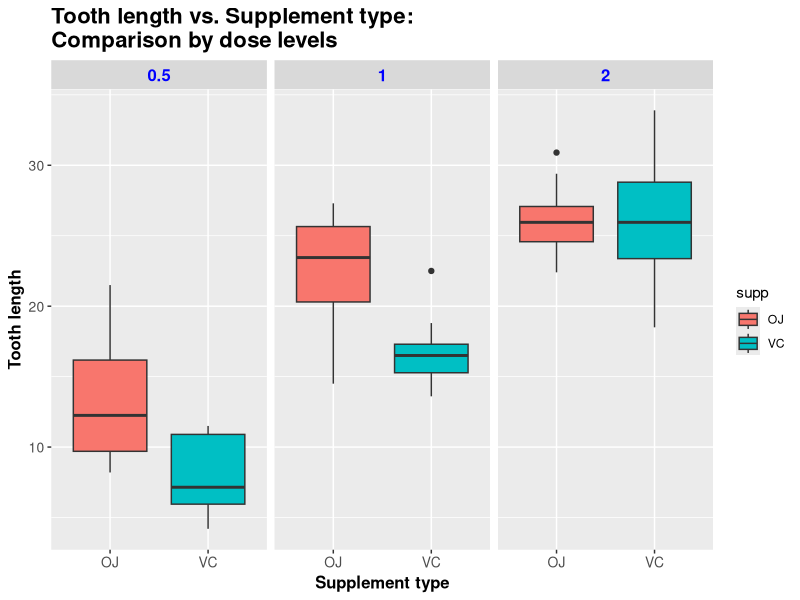
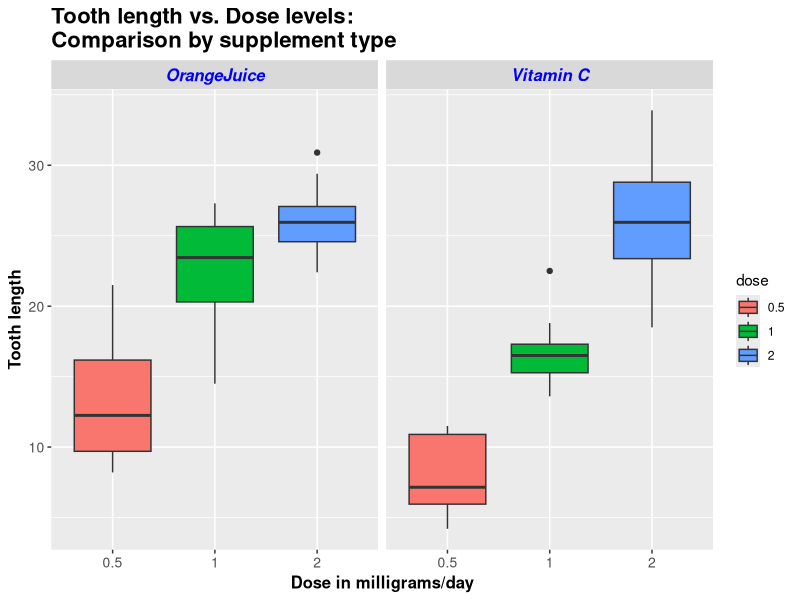

Reproduce these figures in R, in order. (Note: this script raises an error after producing the figures.)
## ---- chunk 1
library(datasets)       # load the datasets package
data("ToothGrowth")     # load the ToothGrowth dataset
attach(ToothGrowth)
summary(ToothGrowth)    # a basic summary of the ToothGrowth data
table(ToothGrowth$dose, ToothGrowth$supp)
## ---- chunk 2
library(ggplot2)        # load the ggplot2 package

# plot of tooth length vs. supplement type compared by dose levels

ggplot(ToothGrowth, aes(x = supp, y = len)) + geom_boxplot(aes(fill = supp)) + 
    xlab("Supplement type") + ylab("Tooth length") + facet_grid(. ~ dose) + 
    theme(plot.title = element_text(size = 16, face = "bold")) +
    theme(axis.title.x = element_text(size = 12, face = "bold"), 
          axis.text.x = element_text(size = 10)) + 
    theme(axis.title.y = element_text(size = 12, face = "bold"), 
          axis.text.y = element_text(size = 10)) + 
    theme(strip.text = element_text(size = 12, color = "blue", face = "bold")) + 
    ggtitle("Tooth length vs. Supplement type:\nComparison by dose levels")
## ---- chunk 3
# plot of tooth length vs. dose levels compared by supplement type

# change 'dose' from numeric to factor
ToothGrowth$dose <- as.factor(ToothGrowth$dose)

# rename levels of supplement type
levels(ToothGrowth$supp) <- c("OrangeJuice", "Vitamin C")

ggplot(ToothGrowth, aes(x = dose, y = len)) + geom_boxplot(aes(fill = dose)) + 
    xlab("Dose in milligrams/day") + ylab("Tooth length") + facet_grid(. ~ supp) + 
    theme(plot.title = element_text(size = 16, face = "bold")) +
    theme(axis.title.x = element_text(size = 12, face = "bold"), 
          axis.text.x = element_text(size = 10)) + 
    theme(axis.title.y = element_text(size = 12, face = "bold"), 
          axis.text.y = element_text(size = 10)) + 
    theme(strip.text = element_text(size = 12, color = "blue", face = "bold.italic")) + 
    ggtitle("Tooth length vs. Dose levels:\nComparison by supplement type")
## ---- chunk 4
# variances of tooth lengths for supplement type OJ
var(subset(ToothGrowth$len, supp == "OJ"))

# variances of tooth lengths for supplement type VC
var(subset(ToothGrowth$len, supp == "VC"))

t.test(len ~ supp, data = ToothGrowth, paired = FALSE, var.equal = FALSE)
## ---- chunk 5
# variances of tooth lengths for dose amount 0.5
var(ToothGrowth$len[ToothGrowth$dose == 0.5])

# variances of tooth lengths for dose amount 1.0
var(ToothGrowth$len[ToothGrowth$dose == 1.0])

# variances of tooth lengths for dose amount 2.0
var(ToothGrowth$len[ToothGrowth$dose == 2.0])

t.test(len ~ dose, data = subset(ToothGrowth, dose %in% c(0.5, 1.0)), var.equal = FALSE)
t.test(len ~ dose, data = subset(ToothGrowth, dose %in% c(0.5, 2.0)), var.equal = FALSE)
t.test(len ~ dose, data = subset(ToothGrowth, dose %in% c(1.0, 2.0)), var.equal = FALSE)
